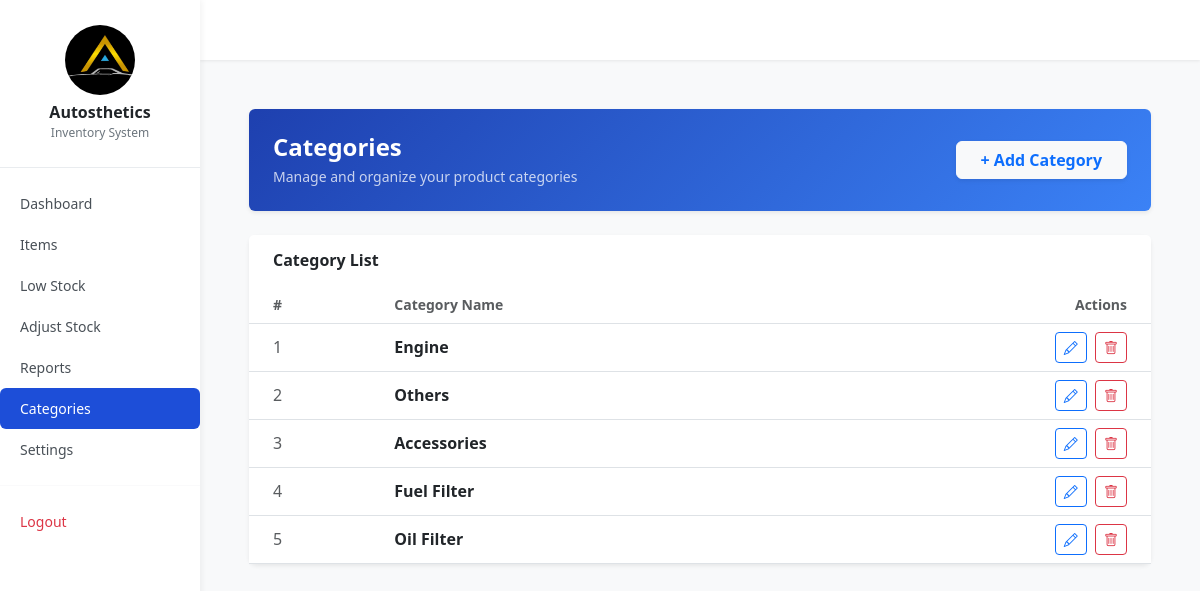
Before: /categories/ (signed in) with the older database file.
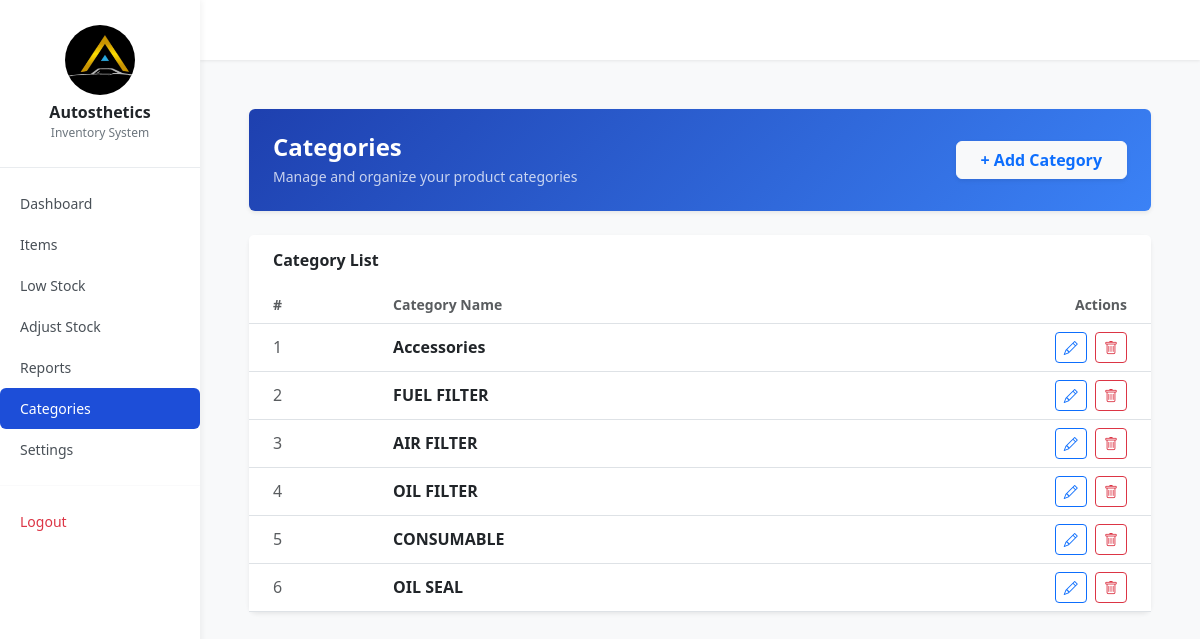
After: the same page with the newer database file.
### inventory/models.py (models this page shows, shortened)
class Category(models.Model):
    name = models.CharField(max_length=255)
    description = models.TextField(blank=True, null=True)

### inventory/views.py (the view)
# urls.py: path('categories/', views.categories, name='categories'),
@login_required
def categories(request):
    query = request.GET.get('q', '')
    categories = Category.objects.all()
    if query:
        categories = categories.filter(name__icontains=query)
    return render(request, 'inventory/categories.html', {
        'categories': categories,
        'total_categories': Category.objects.count(),
        'query': query,
    })

### inventory/templates/inventory/categories.html (shortened to what this page needs)
{% extends 'inventory/base.html' %}
{% load humanize %}
{% block content %}
<div class="container-fluid py-4 px-4">
    <div class="card border-0 shadow-sm mb-4 overflow-hidden">
        <div class="p-4 text-white"
             style="background: linear-gradient(135deg, #1e40af, #3b82f6);">
            <div class="d-flex justify-content-between align-items-center">
                <div>
                    <h4 class="fw-bold mb-1">Categories</h4>
                    <p class="small mb-0 opacity-75">
                        Manage and organize your product categories
                    </p>
                </div>
                <a href="{% url 'add_category' %}"
                   class="btn btn-light text-primary fw-semibold px-4 shadow-sm">
                    + Add Category
                </a>
            </div>
        </div>
    </div>
    <div class="card border-0 shadow-sm rounded-3">
        <div class="card-header bg-white border-0 py-3 px-4">
            <h6 class="mb-0 fw-semibold">Category List</h6>
        </div>
        <div class="card-body p-0">
            {% if categories %}
                <div class="table-responsive">
                    <table class="table align-middle mb-0">
                        <thead class="bg-light">
                            <tr>
                                <th class="text-muted small ps-4">#</th>
                                <th class="text-muted small">Category Name</th>
                                <th class="text-muted small text-end pe-4">Actions</th>
                            </tr>
                        </thead>
                        <tbody>
                            {% for category in categories %}
                                <tr class="border-top">
                                    <td class="ps-4 text-muted">
                                        {{ forloop.counter }}
                                    </td>
                                    <td>
                                        <span class="fw-semibold">
                                            {{ category.name }}
                                        </span>
                                    </td>
                                    <td class="text-end pe-4">
                                        <a href="{% url 'edit_category' category.id %}"
                                           class="btn btn-sm btn-outline-primary me-1">
                                            <i class="bi bi-pencil"></i>
                                        </a>
                                        <form action="{% url 'delete_category' category.id %}"
                                              method="POST"
                                              style="display:inline;">
                                            <button type="submit"
                                                    class="btn btn-sm btn-outline-danger"
                                                    onclick="return confirm('Are you sure you want to delete this category?');">
                                                <i class="bi bi-trash"></i>
                                            </button>
                                        </form>
                                    </td>
                                </tr>
                            {% endfor %}
                        </tbody>
                    </table>
                </div>
            {% endif %}
        </div>
    </div>
</div>
<link rel="stylesheet" href="https://cdn.jsdelivr.net/npm/bootstrap-icons@1.10.5/font/bootstrap-icons.css">
{% endblock %}

Changed rows visible on the page:
removed Category: name "Engine"
removed Category: name "Others"
removed Category: name "Fuel Filter"
removed Category: name "Oil Filter"
added Category: name "FUEL FILTER"
added Category: name "AIR FILTER"
added Category: name "OIL FILTER"
added Category: name "CONSUMABLE"
added Category: name "OIL SEAL"
